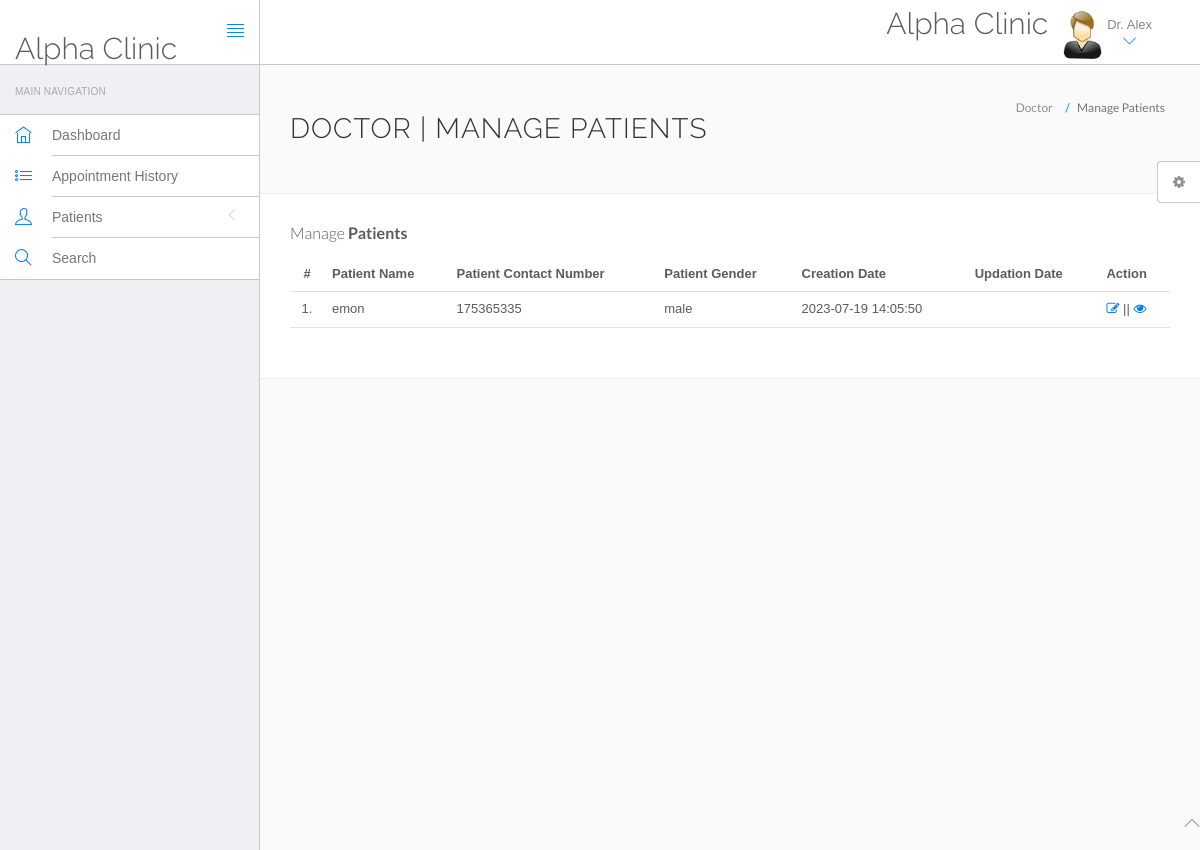
The app's page /Clinic/acms/doctor/php_doctor/manage-patient.php (signed in) with its own data.
### tables this page shows
CREATE TABLE `doctors` (
  `id` int(11) NOT NULL,
  `specilization` varchar(255) DEFAULT NULL,
  `doctorName` varchar(255) DEFAULT NULL,
  `address` longtext DEFAULT NULL,
  `docFees` varchar(255) DEFAULT NULL,
  `contactno` bigint(11) DEFAULT NULL,
  `docEmail` varchar(255) DEFAULT NULL,
  `password` varchar(255) DEFAULT NULL,
  `creationDate` timestamp NULL DEFAULT current_timestamp(),
  `updationDate` timestamp NULL DEFAULT NULL ON UPDATE current_timestamp()
);

CREATE TABLE `tblpatient` (
  `ID` int(10) NOT NULL,
  `Docid` int(10) DEFAULT NULL,
  `PatientName` varchar(200) DEFAULT NULL,
  `PatientContno` bigint(10) DEFAULT NULL,
  `PatientEmail` varchar(200) DEFAULT NULL,
  `PatientGender` varchar(50) DEFAULT NULL,
  `PatientAdd` mediumtext DEFAULT NULL,
  `PatientAge` int(10) DEFAULT NULL,
  `PatientMedhis` mediumtext DEFAULT NULL,
  `CreationDate` timestamp NULL DEFAULT current_timestamp(),
  `UpdationDate` timestamp NULL DEFAULT NULL ON UPDATE current_timestamp()
);

### Clinic/acms/doctor/php_doctor/manage-patient.php (the view, shortened to what this page needs)
<?php
include('include/config.php');
if(strlen($_SESSION['id']==0)) {
 header('location:logout.php');
  } else{
?>
<!DOCTYPE html>
<html lang="en">
	<head>
		<link rel="stylesheet" href="vendor/bootstrap/css/bootstrap.min.css">
		<link rel="stylesheet" href="vendor/fontawesome/css/font-awesome.min.css">
		<link rel="stylesheet" href="vendor/themify-icons/themify-icons.min.css">
		<link href="vendor/animate.css/animate.min.css" rel="stylesheet" media="screen">
		<link href="vendor/perfect-scrollbar/perfect-scrollbar.min.css" rel="stylesheet" media="screen">
		<link href="vendor/switchery/switchery.min.css" rel="stylesheet" media="screen">
		<link href="vendor/bootstrap-touchspin/jquery.bootstrap-touchspin.min.css" rel="stylesheet" media="screen">
		<link href="vendor/select2/select2.min.css" rel="stylesheet" media="screen">
		<link href="vendor/bootstrap-datepicker/bootstrap-datepicker3.standalone.min.css" rel="stylesheet" media="screen">
		<link href="vendor/bootstrap-timepicker/bootstrap-timepicker.min.css" rel="stylesheet" media="screen">
		<link rel="stylesheet" href="assets/css/styles.css">
		<link rel="stylesheet" href="assets/css/plugins.css">
		<link rel="stylesheet" href="assets/css/themes/theme-1.css" id="skin_color" />
	</head>
	<body>
		<div id="app">
<?php include('include/sidebar.php');?>
<div class="app-content">
<?php include('include/header.php');?>
<div class="main-content" >
<div class="wrap-content container" id="container">
<section id="page-title">
<div class="row">
<div class="col-sm-8">
<h1 class="mainTitle">Doctor | Manage Patients</h1>
</div>
<ol class="breadcrumb">
<li>
<span>Doctor</span>
</li>
<li class="active">
<span>Manage Patients</span>
</li>
</ol>
</div>
</section>
<div class="container-fluid container-fullw bg-white">
<div class="row">
<div class="col-md-12">
<h5 class="over-title margin-bottom-15">Manage <span class="text-bold">Patients</span></h5>
<table class="table table-hover" id="sample-table-1">
<thead>
<tr>
<th class="center">#</th>
<th>Patient Name</th>
<th>Patient Contact Number</th>
<th>Patient Gender </th>
<th>Creation Date </th>
<th>Updation Date </th>
<th>Action</th>
</tr>
</thead>
<tbody>
<?php
$docid=$_SESSION['id'];
$sql=mysqli_query($con,"select * from tblpatient where Docid='$docid' ");
$cnt=1;
while($row=mysqli_fetch_array($sql))
{
?>
<tr>
<td class="center"><?php echo $cnt;?>.</td>
<td class="hidden-xs"><?php echo $row['PatientName'];?></td>
<td><?php echo $row['PatientContno'];?></td>
<td><?php echo $row['PatientGender'];?></td>
<td><?php echo $row['CreationDate'];?></td>
<td><?php echo $row['UpdationDate'];?>
</td>
<td>
<a href="edit-patient.php?editid=<?php echo $row['ID'];?>"><i class="fa fa-edit"></i></a> || <a href="view-patient.php?viewid=<?php echo $row['ID'];?>"><i class="fa fa-eye"></i></a>
</td>
</tr>
<?php
$cnt=$cnt+1;
 }?></tbody>
</table>
</div>
</div>
</div>
</div>
</div>
</div>
</div>
	<?php include('include/footer.php');?>
	<?php include('include/setting.php');?>
	</body>
</html>
<?php } ?>

### Clinic/acms/doctor/php_doctor/include/header.php (shortened to what this page needs)
<header class="navbar navbar-default navbar-static-top">
					<div class="navbar-header">
						<a class="navbar-brand" href="#">
							<h2 style="padding-top:20% ">Alpha Clinic</h2>
						</a>
						<a href="#" class="sidebar-toggler pull-right visible-md visible-lg" data-toggle-class="app-sidebar-closed" data-toggle-target="#app">
							<i class="ti-align-justify"></i>
						</a>
					</div>
					<div class="navbar-collapse collapse">
						<ul class="nav navbar-right">
								<li  style="padding-top:2% ">
								<h2>Alpha Clinic</h2>
							</li>
							<li class="dropdown current-user">
								<a href class="dropdown-toggle" data-toggle="dropdown">
									<img src="assets/images/images.jpg" > <span class="username">
									<?php $query=mysqli_query($con,"select doctorName from doctors where id='".$_SESSION['id']."'");
while($row=mysqli_fetch_array($query))
{
	echo $row['doctorName'];
}
									?> <i class="ti-angle-down"></i></i></span>
								</a>
							</li>
						</ul>
					</div>
				</header>

### Clinic/acms/doctor/php_doctor/assets/css/themes/theme-1.css (style rules this page uses)
body { background: #FAFAFA; }
header .navbar-header { background: #ffffff !important; border-right-color: #c8c7cc !important; border-bottom-color: #c8c7cc !important; }
header .navbar-header .sidebar-toggler, header .navbar-header .sidebar-mobile-toggler { color: #007aff !important; }
header .navbar-header .navbar-brand { color: #777 !important; }
header .navbar-collapse { background: #ffffff !important; border-bottom-color: #c8c7cc !important; box-shadow: none !important; }
header .navbar-collapse .navbar-right > li > a { color: #777; }
header .navbar-collapse .navbar-right > li > a i { color: #007aff !important; }

### records on screen
doctors: doctorName "Dr. Alex"
tblpatient: PatientName "emon", PatientContno "175365335", PatientGender "male", CreationDate "2023-07-19 14:05:50"
